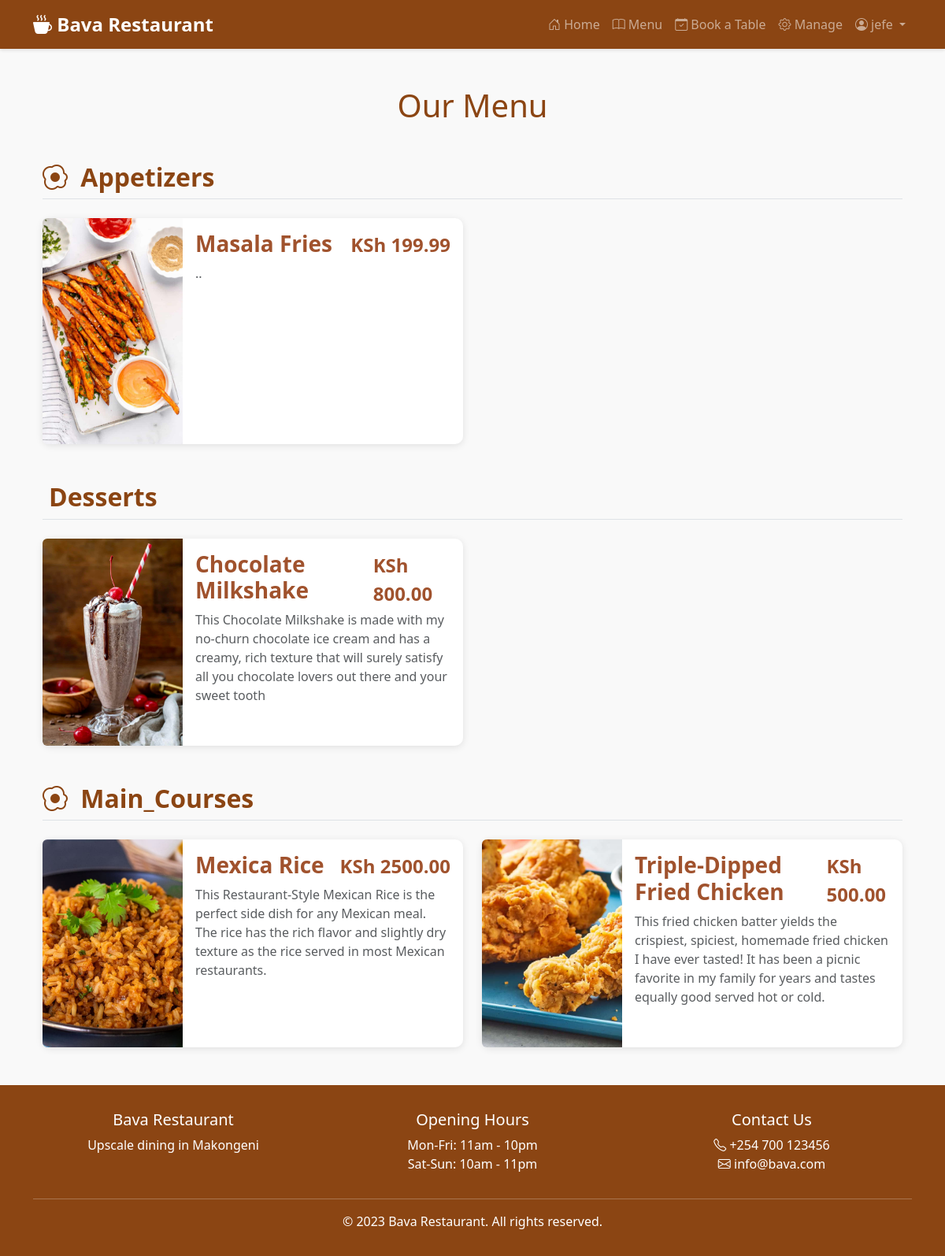
The page /menu/ (signed in) on the database its author committed.
### restaurant/models.py (models this page shows, shortened)
class MenuItem(models.Model):
    CATEGORY_CHOICES = [
        ('appetizers', 'Appetizers'),
        ('main_courses', 'Main Courses'),
        ('desserts', 'Desserts'),
        ('drinks', 'Drinks'),
    ]
    name = models.CharField(max_length=100)
    description = models.TextField()
    image = models.ImageField(upload_to='menu_images/')
    price = models.DecimalField(max_digits=6, decimal_places=2)
    category = models.CharField(max_length=20, choices=CATEGORY_CHOICES)
    available = models.BooleanField(default=True)
    created_at = models.DateTimeField(auto_now_add=True)
    updated_at = models.DateTimeField(auto_now=True)

### restaurant/views.py (the view)
# urls.py: path('menu/', views.menu, name='menu'),
@login_required(login_url='login')
def menu(request):
    menu_items = MenuItem.objects.filter(available=True).order_by('category', 'name')
    categories = MenuItem.objects.values_list('category', flat=True).distinct().order_by('category')
    return render(request, 'menu.html', {
        'menu_items': menu_items,
        'categories': categories
    })

### templates/menu.html (shortened to what this page needs)
{% extends 'base.html' %}
{% block content %}
<div class="container">
    <h1 class="text-center my-5" style="color: var(--primary-color);">Our Menu</h1>
    {% for category in categories %}
        <div class="mb-5">
            <h2 class="category-header mb-4 pb-2 border-bottom">
                <i class="bi bi-{% if category == 'appetizers' %}egg-fried{% elif category == 'main_courses' %}egg-fried{% elif category == 'desserts' %}cake{% else %}cup-straw{% endif %} me-2"></i>
                {{ category|title }}
            </h2>
            <div class="row g-4">
                {% for item in menu_items %}
                    {% if item.category == category %}
                    <div class="col-lg-6">
                        <div class="card h-100 menu-item-card">
                            <div class="row g-0 h-100">
                                <div class="col-md-4">
                                    {% if item.image %}
                                    <img src="{{ item.image.url }}" class="img-fluid rounded-start h-100 object-fit-cover" alt="{{ item.name }}" style="min-height: 180px;">
                                    {% else %}
                                    <div class="d-flex align-items-center justify-content-center h-100 bg-light">
                                        <i class="bi bi-image text-muted fs-1"></i>
                                    </div>
                                    {% endif %}
                                </div>
                                <div class="col-md-8">
                                    <div class="card-body h-100 d-flex flex-column">
                                        <div class="flex-grow-1">
                                            <div class="d-flex justify-content-between align-items-start">
                                                <h3 class="card-title mb-2">{{ item.name }}</h3>
                                                <span class="text-accent fw-bold fs-4" style="color: var(--accent-color);">KSh {{ item.price }}</span>
                                            </div>
                                            <p class="card-text text-muted mb-3">{{ item.description }}</p>
                                        </div>
                                    </div>
                                </div>
                            </div>
                        </div>
                    </div>
                    {% endif %}
                {% endfor %}
            </div>
        </div>
    {% endfor %}
</div>
{% endblock %}

### templates/base.html (shortened to what this page needs)
<!DOCTYPE html>
<html lang="en">
<head>
    <link href="https://cdn.jsdelivr.net/npm/bootstrap@5.3.0/dist/css/bootstrap.min.css" rel="stylesheet">
    <link rel="stylesheet" href="https://cdn.jsdelivr.net/npm/bootstrap-icons@1.10.0/font/bootstrap-icons.css">
</head>
<body>
    <nav class="navbar navbar-expand-lg navbar-dark">
        <div class="container">
            <a class="navbar-brand" href="{% url 'home' %}">
                <i class="bi bi-cup-hot-fill"></i> Bava Restaurant
            </a>
            <div class="collapse navbar-collapse" id="navbarNav">
                <ul class="navbar-nav ms-auto">
                    <li class="nav-item">
                        <a class="nav-link" href="{% url 'home' %}"><i class="bi bi-house-door"></i> Home</a>
                    </li>
                    <li class="nav-item">
                        <a class="nav-link" href="{% url 'menu' %}"><i class="bi bi-book"></i> Menu</a>
                    </li>
                    <li class="nav-item">
                        <a class="nav-link" href="{% url 'book_table' %}"><i class="bi bi-calendar-check"></i> Book a Table</a>
                    </li>
                    {% if user.is_authenticated %}
                        {% if user.is_staff %}
                            <li class="nav-item">
                                <a class="nav-link" href="{% url 'manage' %}"><i class="bi bi-gear"></i> Manage</a>
                            </li>
                        {% endif %}
                        <li class="nav-item dropdown">
                            <a class="nav-link dropdown-toggle" href="#" id="navbarDropdown" role="button"
                               data-bs-toggle="dropdown" aria-expanded="false">
                                <i class="bi bi-person-circle"></i> {{ user.username }}
                            </a>
                        </li>
                    {% endif %}
                </ul>
            </div>
        </div>
    </nav>
    <main class="container my-5">
        {% block content %}{% endblock %}
    </main>
    <footer>
        <div class="container text-center">
            <div class="row">
                <div class="col-md-4">
                    <h5>Bava Restaurant</h5>
                    <p>Upscale dining in Makongeni</p>
                </div>
                <div class="col-md-4">
                    <h5>Opening Hours</h5>
                    <p>Mon-Fri: 11am - 10pm<br>Sat-Sun: 10am - 11pm</p>
                </div>
                <div class="col-md-4">
                    <h5>Contact Us</h5>
                    <p><i class="bi bi-telephone"></i> +254 700 123456<br>
                    <i class="bi bi-envelope"></i> info@bava.com</p>
                </div>
            </div>
            <hr style="background-color: white;">
            <p class="mb-0">&copy; 2023 Bava Restaurant. All rights reserved.</p>
        </div>
    </footer>
</body>
</html>

### templates/base.html (style rules this page uses)
:root { --primary-color: #8B4513; --secondary-color: #D2B48C; --accent-color: #A0522D; --light-color: #FFF8DC; }
body { background-color: #f9f9f9; font-family: 'Segoe UI', Tahoma, Geneva, Verdana, sans-serif; }
.navbar { background-color: var(--primary-color) !important; box-shadow: 0 2px 4px rgba(0,0,0,0.1); }
.navbar-brand { font-weight: 700; font-size: 1.5rem; }
.nav-link { font-weight: 500; }
.card { border: none; border-radius: 10px; box-shadow: 0 4px 6px rgba(0,0,0,0.1); transition: transform 0.3s ease; margin-bottom: 20px; }
.card-title { color: var(--accent-color); font-weight: 600; }
.category-header { color: var(--primary-color); border-bottom: 2px solid var(--secondary-color); padding-bottom: 0.5rem; margin-top: 2rem; }
footer { background-color: var(--primary-color); color: white; padding: 2rem 0; margin-top: 3rem; }

### templates/menu.html (style rules this page uses)
.menu-item-card { transition: transform 0.2s, box-shadow 0.2s; border: none; box-shadow: 0 2px 10px rgba(0,0,0,0.1); }
.category-header { color: var(--primary-color); font-weight: 600; text-transform: capitalize; }
.object-fit-cover { object-fit: cover; }

### rows shown on the page
MenuItem: image (picture), name "Masala Fries", price "199.99", description ".."
MenuItem: image (picture), name "Chocolate Milkshake", price "800.00", description "This Chocolate Milkshake is made with my no-churn chocolate ice cream and has a creamy, rich texture that will surely satisfy all you chocolate lovers out there and your sweet tooth"
MenuItem: image (picture), name "Mexica Rice", price "2500.00", description "This Restaurant-Style Mexican Rice is the perfect side dish for any Mexican meal. The rice has the rich flavor and slightly dry texture as the rice served in most Mexican restaurants."
MenuItem: image (picture), name "Triple-Dipped Fried Chicken", price "500.00", description "This fried chicken batter yields the crispiest, spiciest, homemade fried chicken I have ever tasted! It has been a picnic favorite in my family for years and tastes equally good served hot or cold."

### other values the page prints
{{ user.username }} "jefe"
{{ category|title }} "Appetizers" "Desserts" "Main_Courses"
